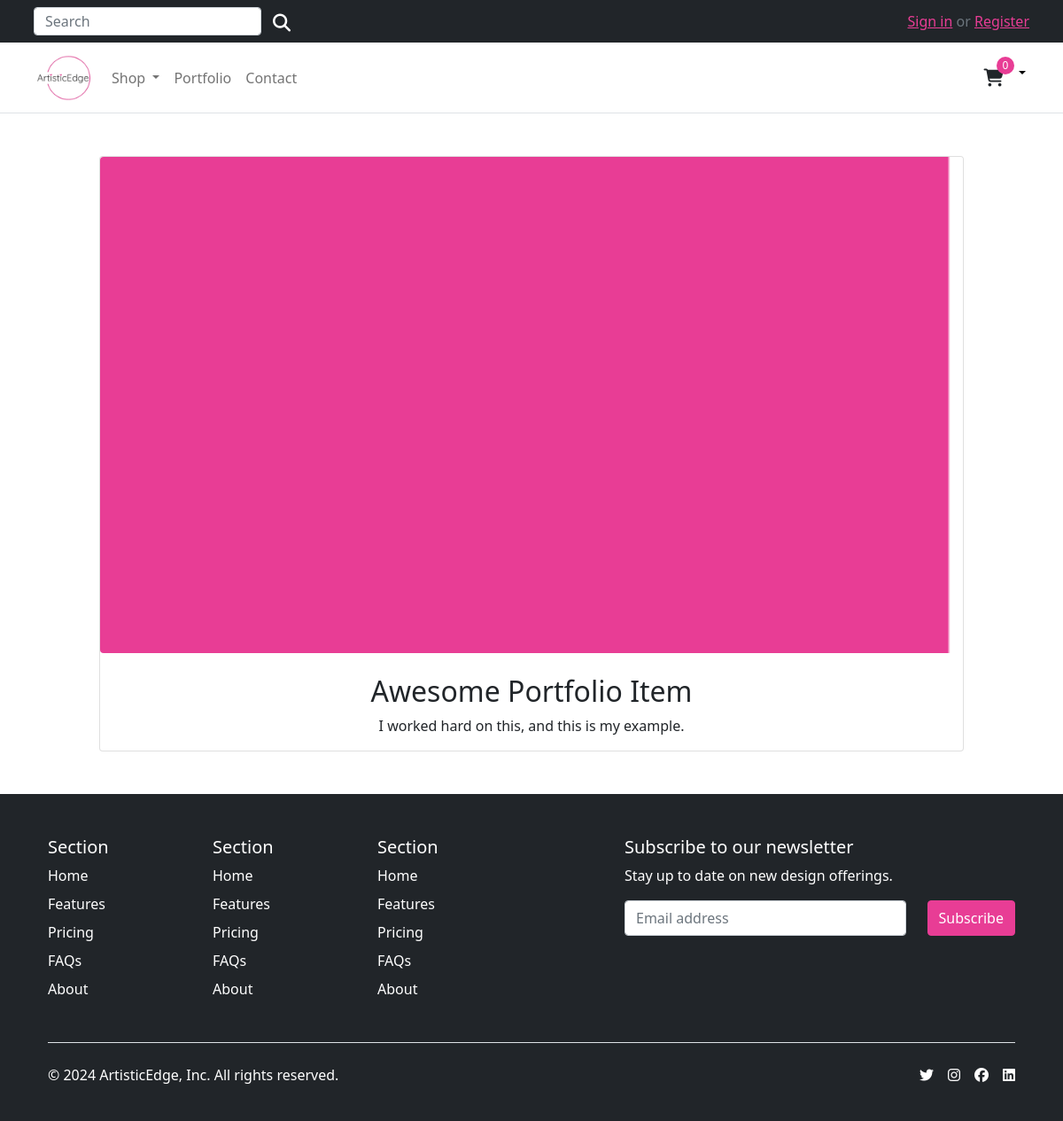
The page /portfolio/1/ on the database its author committed.
### store/models.py (models this page shows, shortened)
class PortfolioItem(models.Model):
    title = models.CharField(max_length=200)
    description = models.TextField()
    image = models.ImageField(upload_to='portfolio_images/')
    date_added = models.DateTimeField(auto_now_add=True)

### store/views.py (the view)
# urls.py: path('portfolio/<int:item_id>/', views.portfolio_detail, name='portfolio_detail'),
def portfolio_detail(request, item_id):
    portfolio_item = get_object_or_404(PortfolioItem, id=item_id)
    return render(request, 'store/portfolio_detail.html', {'portfolio_item': portfolio_item})

### store/context_processors.py (called while the page is built)
def categories(request):
    return {
        'categories': Category.objects.all()
    }

### store/models.py (called while the page is built)
    def get_absolute_url(self):
        return reverse('store:category_list', args=[self.slug])

### store_basket/context_processors.py (called while the page is built)
def basket(request):
    return {'basket': Basket(request)}

### store_basket/models.py (called while the page is built)
    def __len__(self):
        return sum(item['qty'] for item in self.basket.values())

### templates/store/portfolio_detail.html (shortened to what this page needs)
{% extends '../base.html' %}
{% load static %}
{% block content %}
<section id="portfolio-detail" class="text-center container" style="max-width: 1000px">
    <div class="card rounded-2">
        <div class="pb-4">
            <img src="{{ portfolio_item.image.url }}" class="rounded-2 img-contain" alt="{{ portfolio_item.title }}" style="width: 100%; max-height: 70vh;">
        </div>
        <div class="col-md-12">
            <h2>{{ portfolio_item.title }}</h2>
            <p>{{ portfolio_item.description }}</p>
        </div>
    </div>
</section>
{% endblock %}

### static/css/style.css (style rules this page uses)
*, *::before, *::after { margin: 0; padding: 0; box-sizing: border-box; }
html { scroll-behavior: smooth; }
body { display: flex; flex-direction: column; width: 100%; min-height: 100vh; padding-top: 8em; }

### rows shown on the page
PortfolioItem: image (picture), title "Awesome Portfolio Item", description "I worked hard on this, and this is my example."
